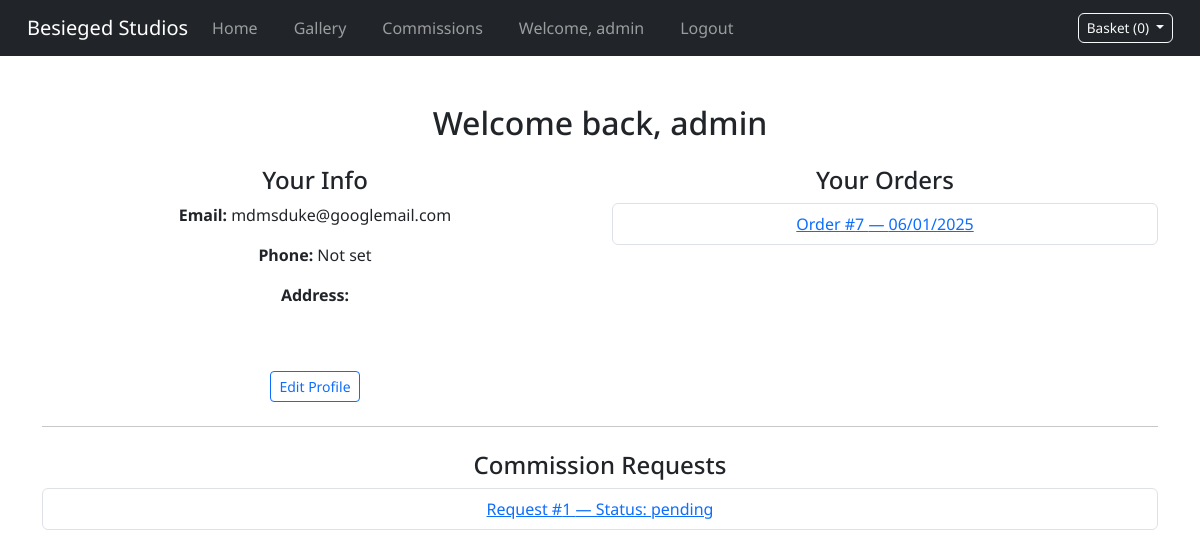
Before: /dashboard/ (signed in) with the older database file.
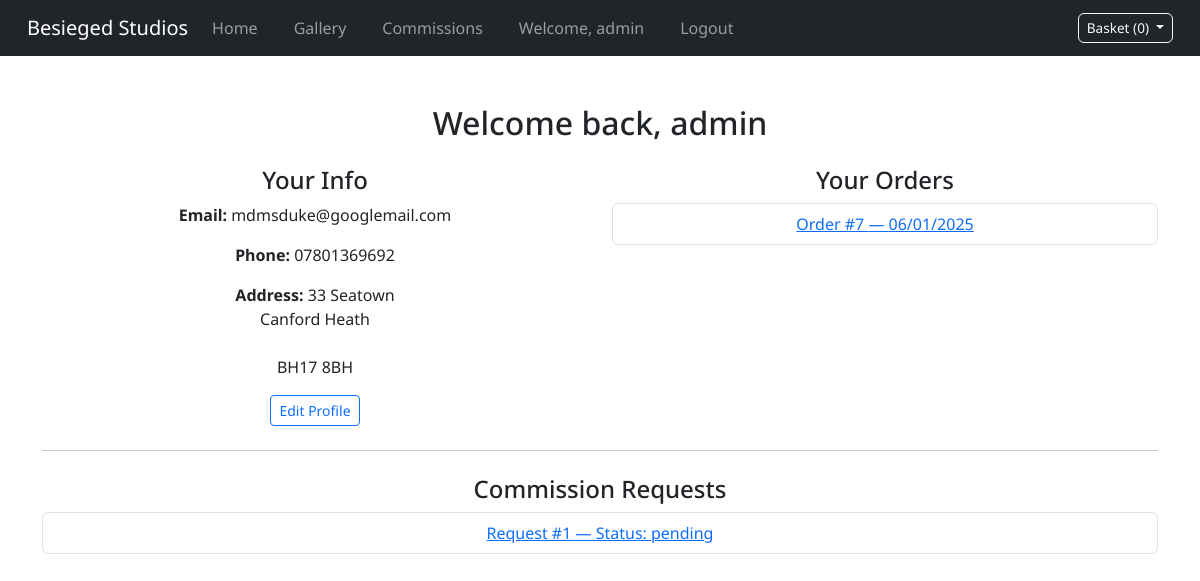
After: the same page with the newer database file.
### accounts/models.py (models this page shows, shortened)
class UserProfile(models.Model):
    user = models.OneToOneField(User, on_delete=models.CASCADE)
    phone_number = models.CharField(max_length=20, blank=True, null=True)
    address_line1 = models.CharField(max_length=255, blank=True, null=True)
    address_line2 = models.CharField(max_length=255, blank=True, null=True)
    town_or_city = models.CharField(max_length=100, blank=True, null=True)
    postcode = models.CharField(max_length=20, blank=True, null=True)

### dashboard/views.py (the view)
# urls.py: path('dashboard/', include('dashboard.urls')),
@login_required
def dashboard(request):
    profile = getattr(request.user, "userprofile", None)
    orders = Order.objects.filter(user=request.user).order_by('-created_at')
    commissions = CommissionQuote.objects.filter(user=request.user).order_by('-created_at')
    print("Commssions: ", commissions)
    context = {
        "profile": profile,
        "orders": orders,
        "commissions": commissions,
    }
    return render(request, 'dashboard/dashboard.html', context)

### basket/context_processors.py (called while the page is built, shortened)
def basket_context(request):
    basket = request.session.get("basket", {})
    basket_items = []
    return {
        "basket_count": sum(item["quantity"] for item in basket_items),
        "basket_items": basket_items,
    }

### commissions/models.py (called while the page is built)
    def __str__(self):
        return f"Commission by {self.user} ({self.get_category_display()})"

### dashboard/templates/dashboard/dashboard.html (shortened to what this page needs)
{% extends "base.html" %}
{% block content %}
<div class="container my-5">
    <h2 class="mb-4">Welcome back, {{ user.username }}</h2>
    <div class="row">
        <div class="col-md-6">
            <h4>Your Info</h4>
            <p><strong>Email:</strong> {{ user.email }}</p>
            <p><strong>Phone:</strong> {{ profile.phone_number|default:"Not set" }}</p>
            <p><strong>Address:</strong>
                {{ profile.address_line1|default:"" }}<br>
                {{ profile.address_line2|default:"" }}<br>
                {{ profile.city|default:"" }}<br>
                {{ profile.postcode|default:"" }}
            </p>
            <a href="{% url 'dashboard:edit_profile' %}" class="btn btn-sm btn-outline-primary">Edit Profile</a>
        </div>
        <div class="col-md-6">
            <h4>Your Orders</h4>
            {% if orders %}
                <ul class="list-group">
                    {% for order in orders %}
                        <li class="list-group-item">
                            <a href="{% url 'dashboard:order_detail' order.id %}">
                                Order #{{ order.id }} — {{ order.created_at|date:"SHORT_DATE_FORMAT" }}
                            </a>
                        </li>
                    {% endfor %}
                </ul>
            {% else %}
                <p>You haven’t placed any orders yet.</p>
            {% endif %}
        </div>
    </div>
    <hr class="my-4">
    <div>
        <h4>Commission Requests</h4>
        {% if commissions %}
            <ul class="list-group">
                {% for commission in commissions %}
                    <li class="list-group-item">
                        <a href="{% url 'commissions:commissions_detail' commission.id %}">
                            Request #{{ commission.id }} — Status: {{ commission.status }}
                        </a>
                    </li>
                {% endfor %}
            </ul>
        {% else %}
            <p>No commissions yet. Why not <a href="{% url 'commissions:smart_commission_redirect' %}">request one</a>?</p>
        {% endif %}
    </div>
</div>
{% endblock %}

### templates/base.html (shortened to what this page needs)
{% load static %}
<!DOCTYPE html>
<html lang="en">
<head>
    <link href="https://cdn.jsdelivr.net/npm/bootstrap@5.3.0/dist/css/bootstrap.min.css" rel="stylesheet">
    <link rel="stylesheet" href="{% static 'css/base.css' %}">
</head>
<body>
    <nav class="navbar navbar-expand-lg navbar-dark bg-dark">
        <div class="container-fluid">
            <a class="navbar-brand" href="{% url 'home' %}">Besieged Studios</a>
            <div class="collapse navbar-collapse" id="navbarNav">
                <ul class="navbar-nav">
                    <li class="nav-item"><a class="nav-link" href="{% url 'home' %}">Home</a></li>
                    <li class="nav-item"><a class="nav-link" href="{% url 'gallery:gallery' %}">Gallery</a></li>
                    <li class="nav-item">
                        {% if user.is_authenticated %}
                            <a class="nav-link" href="{% url 'commissions:smart_commission_redirect' %}">Commissions</a>
                        {% else %}
                            <a class="nav-link" href="{% url 'account_login' %}?next={% url 'commissions:create_commission' %}">Commissions</a>
                        {% endif %}
                    </li>
                </ul>
                <ul class="navbar-nav">
                    {% if user.is_authenticated %}
                        <li class="nav-item">
                            <a class="nav-link" href="{% url 'dashboard:dashboard' %}">
                                {% if user.userprofile %}
                                    Welcome, {{ user.userprofile.user.username }}
                                {% else %}
                                    Welcome, {{ user.username }}
                                {% endif %}
                            </a>
                        </li>
                        <li class="nav-item">
                            <a class="nav-link" href="{% url 'account_logout' %}">Logout</a>
                        </li>
                    {% endif %}
                </ul>
            </div>
            <div id="basket-preview" class="dropdown">
                <button class="btn btn-outline-light dropdown-toggle" type="button" id="basketDropdown" data-bs-toggle="dropdown" aria-expanded="false">
                    Basket ({{ basket_items|length }})
                </button>
            </div>
        </div>
    </nav>
    <div class="content">
        {% block content %}{% endblock %}
    </div>
</body>
</html>

Changed rows visible on the page:
added UserProfile: phone_number "07801369692", address_line1 "33 Seatown", address_line2 "Canford Heath", postcode "BH17 8BH"
Other visible differences:
{{ user.userprofile.user.username }}: (not shown) → "admin"
{{ user.username }}: "admin" → (not shown)
{{ profile.phone_number|default:"Not set" }}: "Not set" → (not shown)
